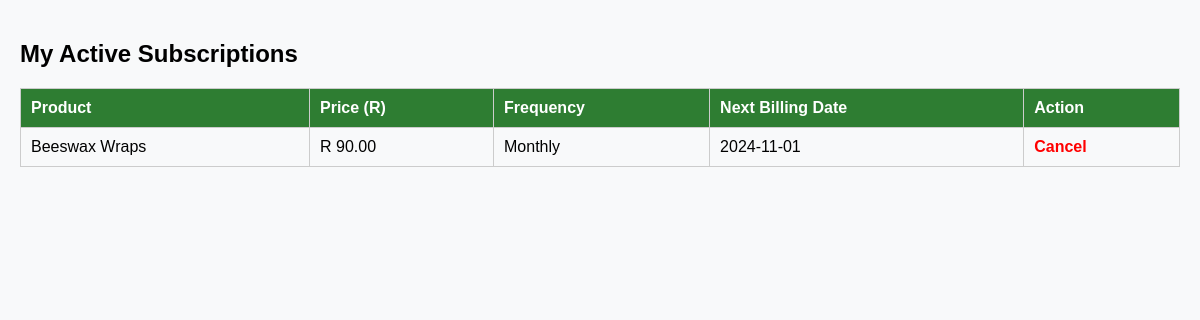
The page /subscriptions.php (signed in) on the database its author committed.
### tables this page shows
create TABLE subscriptions (
    subscription_id INT AUTO_INCREMENT PRIMARY KEY,
    user_id INT,
    product_id INT,
    frequency ENUM('Weekly', 'Monthly') DEFAULT 'Monthly',
    next_billing_date DATE,
    FOREIGN KEY (user_id) REFERENCES users(user_id),
    FOREIGN KEY (product_id) REFERENCES products(product_id)
);

create TABLE products (
    product_id INT AUTO_INCREMENT PRIMARY KEY,
    name VARCHAR(100) NOT NULL,
    description TEXT,
    price DECIMAL(10, 2) NOT NULL,
    stock_quantity INT DEFAULT 0,
    carbon_factor DECIMAL(5,2),
    category_id INT,
    image_url VARCHAR(255),
    FOREIGN KEY (category_id) REFERENCES categories(category_id)
);

### public/subscriptions.php (the view, shortened to what this page needs)
<?php
include __DIR__ . '/../config/db_connect.php';
$user_id = $_SESSION['user_id'];
$result = $conn->query("
    SELECT s.subscription_id, p.name, p.price, s.frequency, s.next_billing_date
    FROM subscriptions s
    JOIN products p ON s.product_id = p.product_id
    WHERE s.user_id = $user_id
");
?>
<!DOCTYPE html>
<html lang="en">
<head>
</head>
<body>
  <h2>My Active Subscriptions</h2>
  <table>
    <tr>
      <th>Product</th>
      <th>Price (R)</th>
      <th>Frequency</th>
      <th>Next Billing Date</th>
      <th>Action</th>
    </tr>
    <?php
    if ($result->num_rows > 0) {
        while ($row = $result->fetch_assoc()) {
            echo "<tr>
                <td>{$row['name']}</td>
                <td>R {$row['price']}</td>
                <td>{$row['frequency']}</td>
                <td>{$row['next_billing_date']}</td>
                <td><a class='cancel' href='unsubscribe.php?id={$row['subscription_id']}'>Cancel</a></td>
              </tr>";
        }
    } else {
        echo "<tr><td colspan='5' style='text-align:center;'>No active subscriptions found.</td></tr>";
    }
    ?>
  </table>
</body>
</html>

### public/subscriptions.php (style rules this page uses)
body { font-family:'Poppins',sans-serif;background:#f8f9fa;margin:0;padding:20px; }
table { width:100%;border-collapse:collapse;margin-top:20px; }
th,td { border:1px solid #ccc;padding:10px;text-align:left; }
th { background:#2e7d32;color:white; }
a.cancel { color:red;text-decoration:none;font-weight:600; }

### rows shown on the page
subscriptions: product.name "Beeswax Wraps", product.price "90.00", frequency "Monthly", next_billing_date "2024-11-01"
